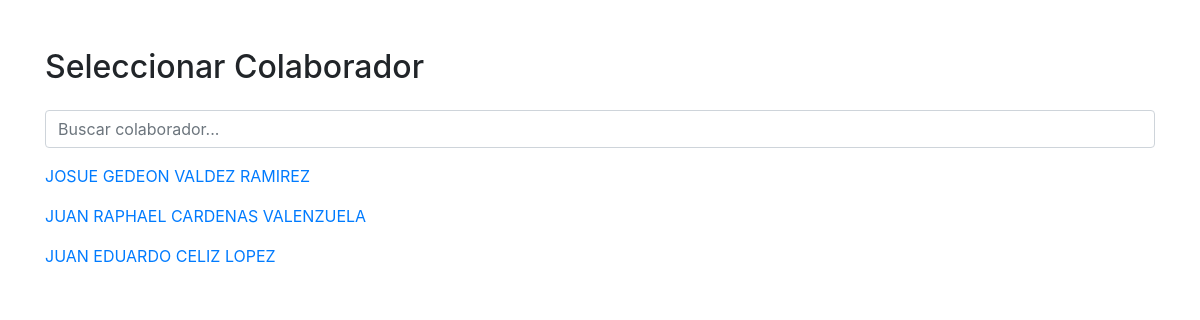
Page /fetch_colaboradores.php on the committed database.
### tables this page shows
CREATE TABLE `colaborador` (
  `id` int(11) NOT NULL,
  `nombres` varchar(60) NOT NULL,
  `apellidos` varchar(60) NOT NULL,
  `dni` char(8) NOT NULL,
  `telefono` varchar(30) NOT NULL,
  `fecha_nac` date NOT NULL,
  `direccion` varchar(100) NOT NULL,
  `estado` tinyint(1) NOT NULL
);

### fetch_colaboradores.php (the view, shortened to what this page needs)
<?php
include('conexion.php');
$query = "SELECT id, nombres, apellidos FROM colaborador WHERE estado = 1";
$result = mysqli_query($conn, $query);
$colaboradores = [];
if ($result && mysqli_num_rows($result) > 0) {
    while ($row = mysqli_fetch_assoc($result)) {
        $colaboradores[] = $row;
    }
}
?>
<!DOCTYPE html>
<html lang="es">
<head>
    <link href="https://stackpath.bootstrapcdn.com/bootstrap/4.5.2/css/bootstrap.min.css" rel="stylesheet">
</head>
<body>
    <div class="container mt-5">
        <h2 class="mb-4">Seleccionar Colaborador</h2>
        <input type="text" id="search" class="form-control mb-3" placeholder="Buscar colaborador...">
        <div id="colaboradoresList">
            <?php foreach ($colaboradores as $colaborador): ?>
                <p><a href="#" class="colaborador-link" data-id="<?php echo $colaborador['id']; ?>" data-nombre="<?php echo $colaborador['nombres']." ".$colaborador['apellidos']; ?>"><?php echo $colaborador['nombres']." ".$colaborador['apellidos']; ?></a></p>
            <?php endforeach; ?>
        </div>
    </div>
</body>
</html>

### rows in the picture
colaborador: nombres "JOSUE GEDEON", apellidos "VALDEZ RAMIREZ"
colaborador: nombres "JUAN RAPHAEL", apellidos "CARDENAS VALENZUELA"
colaborador: nombres "JUAN EDUARDO", apellidos "CELIZ LOPEZ"
